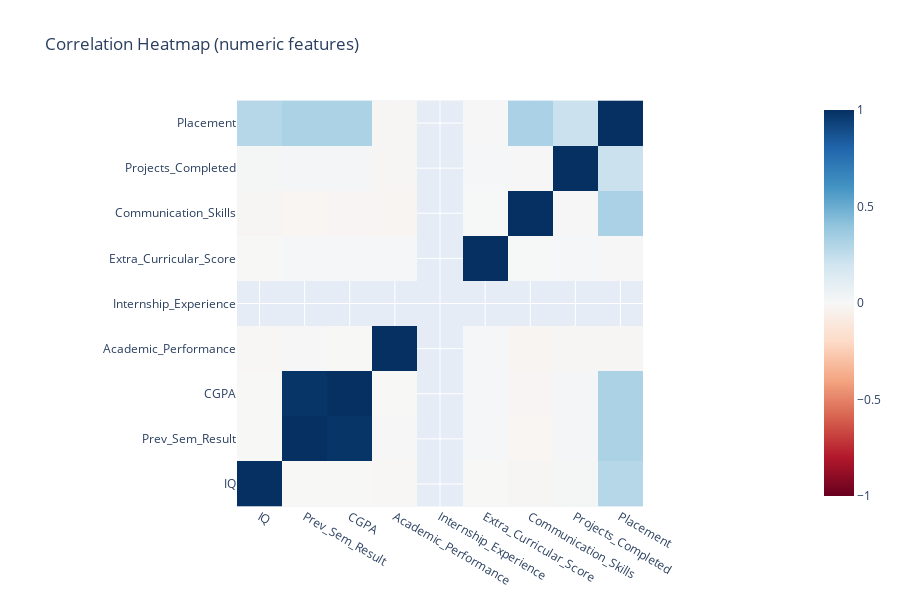

The code cell stored with this chart in its notebook:
### Code cell
# 3) Numeric correlation heatmap (Plotly)
# Use only numeric columns to avoid errors
import numpy as np
num_df = df.select_dtypes(include=['number']).copy()

# If too many columns, you can limit to a subset of interest
corr = num_df.corr(numeric_only=True)

fig = px.imshow(corr, color_continuous_scale='RdBu', origin='lower',
                title='Correlation Heatmap (numeric features)',
                zmin=-1, zmax=1)
fig.update_layout(height=600)
fig.show()

corr.sort_values(by='Placement', ascending=False)['Placement'] if 'Placement' in corr.columns else corr

### Figure 1 — Plotly figure (JSON) as saved in the notebook; plotly's stock layout.template omitted (floating-point values rounded to 4 significant figures)
{"data": [{"coloraxis": "coloraxis", "hovertemplate": "x: %{x}<br>y: %{y}<br>color: %{z}<extra></extra>", "name": "0", "type": "heatmap", "x": ["IQ", "Prev_Sem_Result", "CGPA", "Academic_Performance", "Internship_Experience", "Extra_Curricular_Score", "Communication_Skills", "Projects_Completed", "Placement"], "xaxis": "x", "y": ["IQ", "Prev_Sem_Result", "CGPA", "Academic_Performance", "Internship_Experience", "Extra_Curricular_Score", "Communication_Skills", "Projects_Completed", "Placement"], "yaxis": "y", "z": [[1.0, -0.00264, -0.002859, -0.006827, NaN, -0.003458, -0.0109, 0.01454, 0.2859], [-0.00264, 1.0, 0.9808, -0.005765, NaN, 0.009326, -0.01727, 0.01843, 0.3179], [-0.002859, 0.9808, 1.0, -0.002958, NaN, 0.01144, -0.01824, 0.02087, 0.3216], [-0.006827, -0.005765, -0.002958, 1.0, NaN, 0.01177, -0.01973, -0.01315, -0.01492], [NaN, NaN, NaN, NaN, NaN, NaN, NaN, NaN, NaN], [-0.003458, 0.009326, 0.01144, 0.01177, NaN, 1.0, 0.003769, 0.008122, -0.00474], [-0.0109, -0.01727, -0.01824, -0.01973, NaN, 0.003769, 1.0, -0.004486, 0.3232], [0.01454, 0.01843, 0.02087, -0.01315, NaN, 0.008122, -0.004486, 1.0, 0.2175], [0.2859, 0.3179, 0.3216, -0.01492, NaN, -0.00474, 0.3232, 0.2175, 1.0]]}], "layout": {"coloraxis": {"cmax": 1, "cmin": -1, "colorscale": [[0, "rgb(103,0,31)"], [0.1, "rgb(178,24,43)"], [0.2, "rgb(214,96,77)"], [0.3, "rgb(244,165,130)"], [0.4, "rgb(253,219,199)"], [0.5, "rgb(247,247,247)"], [0.6, "rgb(209,229,240)"], [0.7, "rgb(146,197,222)"], [0.8, "rgb(67,147,195)"], [0.9, "rgb(33,102,172)"], [1, "rgb(5,48,97)"]]}, "height": 600, "title": {"text": "Correlation Heatmap (numeric features)"}, "xaxis": {"anchor": "y", "constrain": "domain", "domain": [0, 1], "scaleanchor": "y"}, "yaxis": {"anchor": "x", "autorange": true, "constrain": "domain", "domain": [0, 1]}}}
